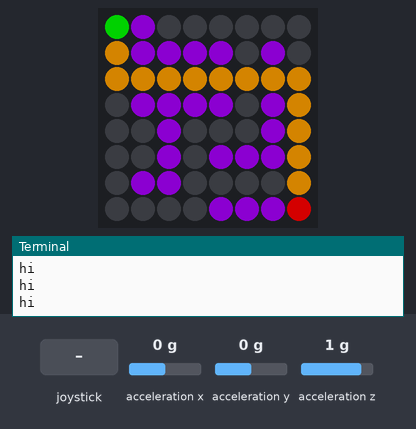
Bench run of a program on a simulated Raspberry Pi (BCM pin numbers) with a Sense HAT. Shown: the Sense HAT's 8×8 RGB LED matrix, the last lines printed to the terminal. The test bench sets the inputs (shaded band); at power-on: acceleration y 0 g, acceleration x 0 g, acceleration z 1 g. Dim RGB values are drawn brighter than linear; the 64×8 strip is a reading aid, not a part: it shows the text the matrix is scrolling, unrolled, one strip-width of it at a time.

Above: at 1.2 s.
1.3 s: acceleration y set to 0.8 g
At 2.4 s:
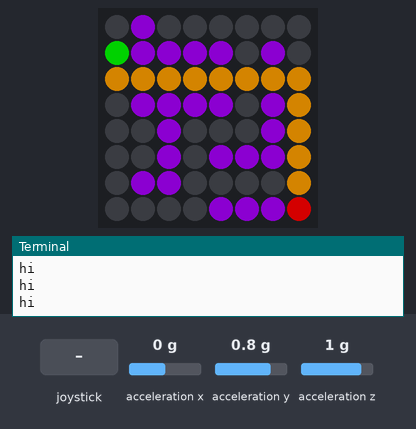
4.0 s: joystick pushed right
At 4.5 s:
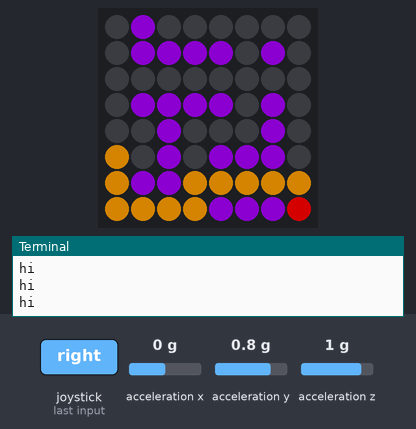
6.1 s: acceleration x set to -1.4 g
At 8.3 s:
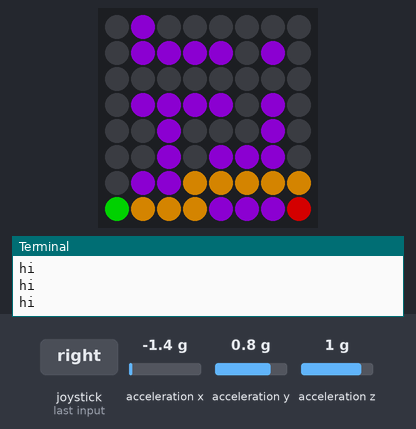
8.6 s: acceleration x set to 0.8 g
At 11.0 s:
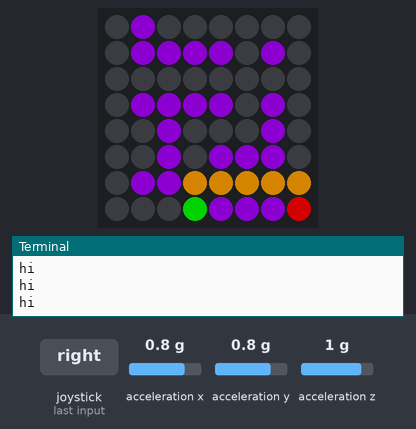
11.2 s: joystick pushed up
At 20.2 s:
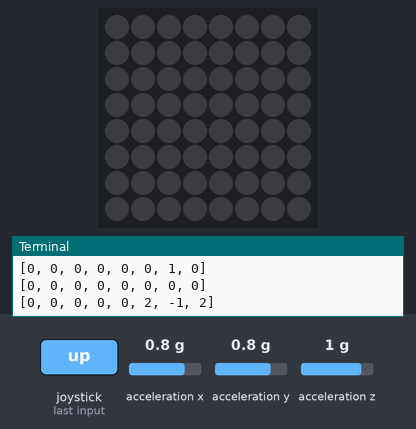

Measured:
- after the input at 1.3 s, the LEDs: change after 0.78 s (image 1)
- after the input at 4.0 s, the LEDs: change after 0.12 s (image 2)
- after the input at 6.1 s, the LEDs: first change after 0.58 s (image 3 shows a later state)
- after the input at 8.6 s, the LEDs: first change after 0.62 s (image 4 shows a later state)
- after the input at 11.2 s, the LEDs: first change after 0.06 s (image 5 shows a later state)
- what the display in image 1 shows lasts 0.5 s, from 2.1 s to 2.6 s

The program:

laberintopjt.py
```python
from sense_hat import SenseHat
from time import sleep
from queue import Queue

sense = SenseHat()

O = [0, 0, 0]  # Red
X = [80, 20, 120]  # White
T = [0, 120, 0]
F = red = (130, 0, 0)
Route = [130, 80, 0]

map = [
O, X, O, O, O, O, O, O,
O, X, X, X, X, O, X, O,
O, O, O, O, O, O, O, O,
O, X, X, X, X, O, X, O,
O, O, X, O, O, O, X, O,
O, O, X, O, X, X, X, O,
O, X, X, O, O, O, O, O,
O, O, O, O, X, X, X, F
    ]

wall = [[0 for j in range(7)] for i in range(7)]
wall = [
[0, 1, 0, 0, 0, 0, 0, 0],
[0, 1, 1, 1, 1, 0, 1, 0],
[0, 0, 0, 0, 0, 0, 0, 0],
[0, 1, 1, 1, 1, 0, 1, 0],
[0, 0, 1, 0, 0, 0, 1, 0],
[0, 0, 1, 0, 1, 1, 1, 0],
[0, 1, 1, 0, 0, 0, 0, 0],
[0, 0, 0, 0, 1, 1, 1, 0]
    ]

def wall_check(y,x):
    #print("wall:",wall[x][y])
    if wall[x][y] == 1:
        return 0
    else:
        return 1

def inside_map(x,y):
    if ( 0 <= x <= 7) & ( 0 <= y <= 7):
        #print("check",x,y)
        #print("wall_check",wall_check(x,y))
        if wall_check(x,y):
            #print("check",x,y)
            return 1
        else :
            return 0
    else:
        return 0

sense.clear(255,255,255)
sense.set_pixels(map)

tx = 0
ty = 0

# find short route

q = Queue()
dr = [1,-1,0,0]
dc = [0,0,-1,1]

flag = 0

cx =7
cy = 7
flag = 0


while True:
    #sense.clear(255,255,255)
    sense.set_pixels(map)
    sense.set_pixel(tx,ty,T)
    for event in sense.stick.get_events():
        if (event.direction == "right") & (event.action == "pressed"):
            if inside_map(tx +1,ty):
                tx +=1
        if (event.direction == "left") & (event.action == "pressed"):
            if inside_map(tx -1,ty):
                tx -=1
        if (event.direction == "down") & (event.action == "pressed"):
            if inside_map(tx ,ty +1):
                ty +=1
        if (event.direction == "up") & (event.action == "pressed"):
            if inside_map(tx,ty -1):
                ty -=1

    #sense.clear()
    #sleep(0.5)
    # find route start
    map_visit = [[0 for j in range(8)] for i in range(8)]
    map_num = [[0 for j in range(8)] for i in range(8)]
    map_visit[tx][ty] =1
    flag = 0
    q.__init__()
    q.put([tx,ty])
    flag = 0
    while True:
        #print("qsize",q.qsize())
        if q.qsize() == 0:
                flag =1
        A = q.get()

        # for i in range(8):
        #     print(map_num[i])

        for i in range (4):
            ax = A[0] - dc[i]
            ay = A[1] - dr[i]
            if((ax == 7) & ( ay == 7)):
                map_num[ax][ay] = map_num[A[0]][A[1]] + 1
                flag =1
            elif inside_map(ax, ay):
                if(map_visit[ax][ ay] == 0):
                    map_visit[ax][ ay] = 1
                    map_num[ax][ay] = map_num[A[0]][A[1]] + 1
                    q.put([ax, ay])
        if flag == 1:
            break
    print("dis", map_num[7][7])
    flag = 0
    dis = map_num[7][7]
    cx =7
    cy = 7
    while True:
        dis -=1
        for i in range (4):
            if(dis == 0):
                flag =1
                break
            px = cx - dc[i]
            py = cy - dr[i]
            if inside_map(px, py):
                if(map_num[px][py] == dis):
                    print("hi")
                    sense.set_pixel(px,py,Route)
                    #sleep(1)
                    map_num[px][py] = -1
                    cx = px
                    cy = py
                    break
        if flag == 1:
            break

    #find route end


    acceleration = sense.get_accelerometer_raw()
    x = acceleration['x']
    y = acceleration['y']
    z = acceleration['z']

    x=round(x, 0)
    y=round(y, 0)
    z=round(z, 0)
    if x == -1.0 :
        #print("1")
        if inside_map(tx -1,ty):
            tx -= 1
    elif x == 1.0:
        #print("2")
        if inside_map(tx+1,ty):
            tx += 1
    if y == -1.0 :
        #print("3")
        if inside_map(tx ,ty -1):
            ty -= 1
    elif y == 1.0:
        #print("4")
        if inside_map(tx,ty + 1):
            ty += 1
    sleep(0.5)
    #print("x={0}, y={1}, z={2}".format(x, y, z))
    for i in range(8):
        print(map_num[i])
    if tx== 7 & ty == 7:
        break

sense.show_message("YOU WIN~~")
sleep(2)
se.clear()
```
